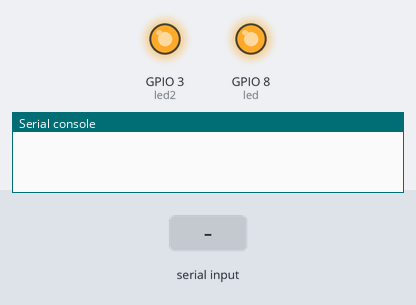
This program was run on a simulated ESP32 board running MicroPython. On the bench: output pins drawn as LEDs (lit = HIGH), the last lines printed to the serial console. Dashed ring = blinking. The test bench sets the inputs (shaded band).

Above: at 1.2 s.
1.3 s: "INPUT" typed at the serial console, then Enter
At 4.2 s:
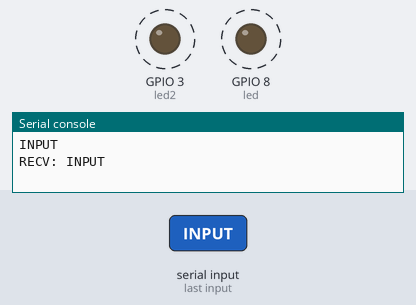
4.3 s: "WORKING" typed at the serial console, then Enter
At 5.4 s:
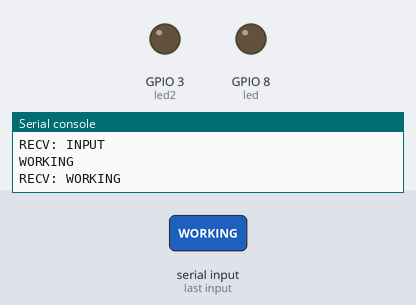
5.8 s: "IDLE" typed at the serial console, then Enter
At 7.2 s:
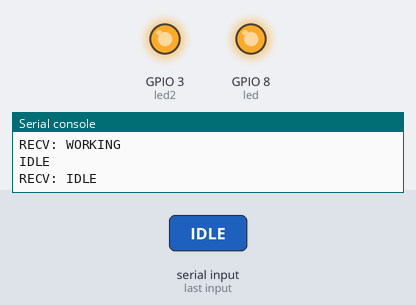
Timing chart, 0 to 8.8 s (numbered marks = the images above; inputs shaded):
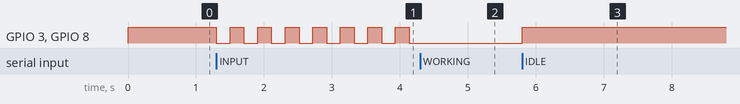

Measured:
- after the input at 1.3 s, GPIO 3 (led2), GPIO 8 (led): alternates HIGH for 0.20 s and LOW for 0.20 s, starting at once
- after the input at 4.3 s, GPIO 3 (led2), GPIO 8 (led): stops changing and stays LOW
- after the input at 5.8 s, GPIO 3 (led2), GPIO 8 (led): LOW → HIGH at once

The program:

main.py
```python
# micropython
from machine import Pin
import sys
import select
import time

# ===== GPIO 定义 =====
led = Pin(8, Pin.OUT, value=1)   # 低电平触发，初始高电平=灭
led2 = Pin(3, Pin.OUT, value=1)  # 低电平触发，初始高电平=灭

def set_leds(on: bool):
    """同时设置两个 LED：True=亮，False=灭"""
    led.value(0 if on else 1)
    led2.value(0 if on else 1)

def toggle_leds():
    """同时反转两个 LED 的状态"""
    v = led.value()
    led.value(not v)
    led2.value(not v)

# ===== 状态 =====
STATE_IDLE = 0    # 空闲，灭灯
STATE_WORKING = 1 # 工作中，常亮
STATE_INPUT = 2   # 等待用户输入，闪烁

state = STATE_IDLE

# ===== 非阻塞串口读取 =====
poll = select.poll()
poll.register(sys.stdin, select.POLLIN)

# ===== 控制函数 =====
def set_idle():
    global state
    state = STATE_IDLE
    set_leds(False)  # 灭

def set_working():
    global state
    state = STATE_WORKING

def set_input():
    global state
    state = STATE_INPUT

# ===== 主循环 =====
last_blink = 0
blink_interval = 200  # ms

while True:
    # 1. 检查串口输入（USB CDC）
    if poll.poll(10):
        cmd = sys.stdin.readline().strip()
        if not cmd:
            continue
        print("RECV:", cmd)

        if cmd == "WORKING":
            set_working()
        elif cmd == "INPUT":
            set_input()
        elif cmd == "IDLE":
            set_idle()

    # 2. 状态驱动
    if state == STATE_WORKING:
        set_leds(True)  # 亮
    elif state == STATE_INPUT:
        now = time.ticks_ms()
        if time.ticks_diff(now, last_blink) > blink_interval:
            toggle_leds()
            last_blink = now

    time.sleep_ms(10)
```
